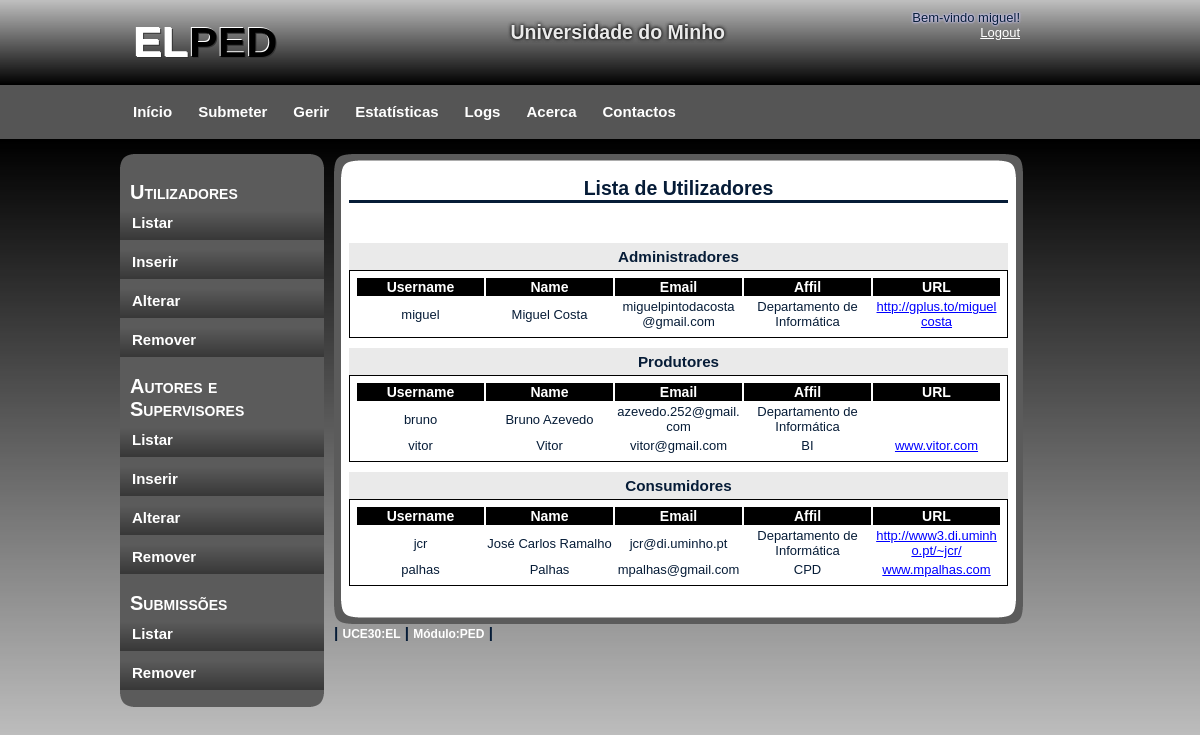
Page /gerirU/gerirU_Listar.php (signed in) on the committed database.
### tables this page shows
CREATE TABLE IF NOT EXISTS `Users` (
  `name` varchar(255) NOT NULL,
  `username` varchar(255) NOT NULL,
  `password` varchar(255) NOT NULL,
  `email` varchar(255) NOT NULL,
  `affil` varchar(255) DEFAULT NULL,
  `url` varchar(255) DEFAULT NULL,
  `type` varchar(10) NOT NULL,
  PRIMARY KEY (`username`)
);

### gerirU/gerirU_Listar.php (the view, shortened to what this page needs)
<!DOCTYPE html>
<html>
    <head>
        <link rel="stylesheet" type="text/css" href="../css/style.css" />
    </head>
    <body>
        <div id="container">
            <?php
            require_once '../header.php';
            require_once '../menus/menu_gerirU.php';
            require_once '../menus/leftmenuGerir.php';
            include '../ini.php';
            ?>
            <div id="content">
                <div id="content_top"></div>
                <div id="content_main">
                    <h2>Lista de Utilizadores</h2>
                    <br/>
                    <br/>
                    <div id="containt_main_users">
                        <?php
                        if (!$con) {
                            echo "<h3>Erro ao ligar ao servidor.</h3><br/>" . mysql_error();
                        } else {
                            $sql = "SELECT username, name, email,affil,url FROM Users WHERE type='a'";
                            $res = mysql_query($sql, $con);
                            user_to_table("Administradores", $res);
                            $sql = "SELECT username, name, email,affil,url FROM Users WHERE type='p'";
                            $res = mysql_query($sql, $con);
                            $sql = "SELECT username, name, email,affil,url FROM Users WHERE type='c'";
                            $res = mysql_query($sql, $con);
                        }
                        ?>
                    </div>
                    <br/>
                </div>
                <div id="content_bottom"></div>
                <?php
                require_once '../menus/footer.php';
                ?>
            </div>
        </div>
    </body>
</html>
<?php
function user_to_table($titulo, $res) {
    echo "<h3 class=\"user\">" . $titulo . "</h3>";
    echo "<div id=\"containt_main_users_column_label\">";
    echo "<table class=\"user\">";
    echo "<tr>";
    echo "<th class=\"user\">Username</th>";
    echo "<th class=\"user\">Name</th>";
    echo "<th class=\"user\">Email</th>";
    echo "<th class=\"user\">Affil</th>";
    echo "<th class=\"user\">URL</th>";
    echo "</tr>";
    while ($reg = mysql_fetch_array($res)) {
        echo "<tr>";
        echo "<td class=\"user\">" . $reg["username"] . "</td>";
        echo "<td class=\"user\">" . $reg["name"] . "</td>";
        echo "<td class=\"user\">" . $reg["email"] . "</td>";
        echo "<td class=\"user\">" . $reg["affil"] . "</td>";
        echo "<td class=\"user\"><a href=\"" . $reg["url"] . "\" target=\"_blank\">" . $reg["url"] . "</a></td>";
        echo "</tr>";
    }
    echo "</table>";
    echo "</div>";
}
?>

### css/style.css (style rules this page uses)
body { margin: 0; padding: 0; text-align: left; font: 12px Arial, Helvetica, sans-serif; font-size: 13px; color: #061C37; background: #CCCCCC; background-image:url(images/background.png); background-repeat:repeat-x; }
* { margin: 0 auto 0 auto; text-align:left; }
a, a:visited { color: blue; }
#container { display: block; height:auto; position: relative; width: 960px; }
#content { display:block; float:left; width:689px; height:auto; padding-left:10px; padding-top:15px; padding-right:10px; padding-bottom:5px; }
#content_top { background-image:url(images/main_top.png); background-repeat:no-repeat; width:689px; height:23px; }
#content_main { background-image:url(images/main_back.png); background-repeat:repeat-y; width:659px; padding-left:15px; padding-right:15px; }
#content_main h2 { text-align: center; border-bottom-style: solid; }
#content_bottom { background-image:url(images/main_bottom.png); background-repeat:no-repeat; width:689px; height:23px; }
#containt_main_users h3 { margin-top: 10px; padding: 5px; background-color: #EAEAEA; text-align: center; }
h3.user { padding-top: 10px; }
table.user { clear: both; border: 1px solid black; padding:5px; word-wrap:break-word; width: 100%; table-layout: fixed; height: 35px; overflow: visible; }
th.user { text-align: center; font-size: 14px; color: white; background-color:black; }
td.user { text-align: center; }
html, body { text-align: center; }

### rows in the picture
users: username "miguel", name "Miguel Costa", email "miguelpintodacosta@gmail.com", affil "Departamento de Informática", url "http://gplus.to/miguelcosta"
users: username "bruno", name "Bruno Azevedo", email "azevedo.252@gmail.com", affil "Departamento de Informática"
users: username "vitor", name "Vitor", email "vitor@gmail.com", affil "BI", url "www.vitor.com"
users: username "jcr", name "José Carlos Ramalho", email "jcr@di.uminho.pt", affil "Departamento de Informática", url "http://www3.di.uminho.pt/~jcr/"
users: username "palhas", name "Palhas", email "mpalhas@gmail.com", affil "CPD", url "www.mpalhas.com"

### other values in the picture
$_SESSION['username'] "miguel"
$titulo "Administradores Produtores Consumidores"
